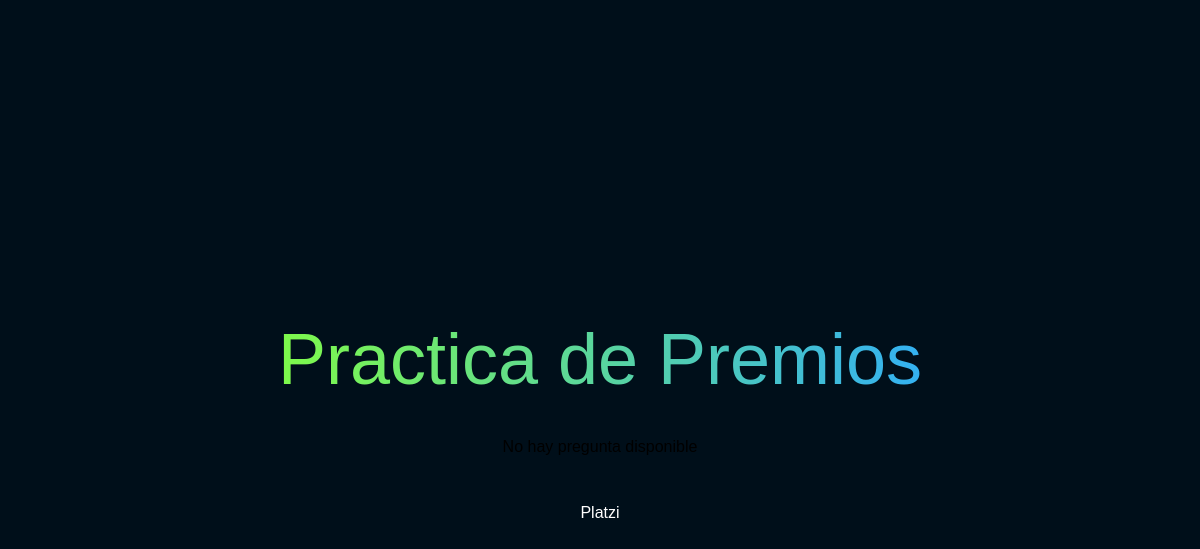
The page /polls/ on the database as committed earlier.
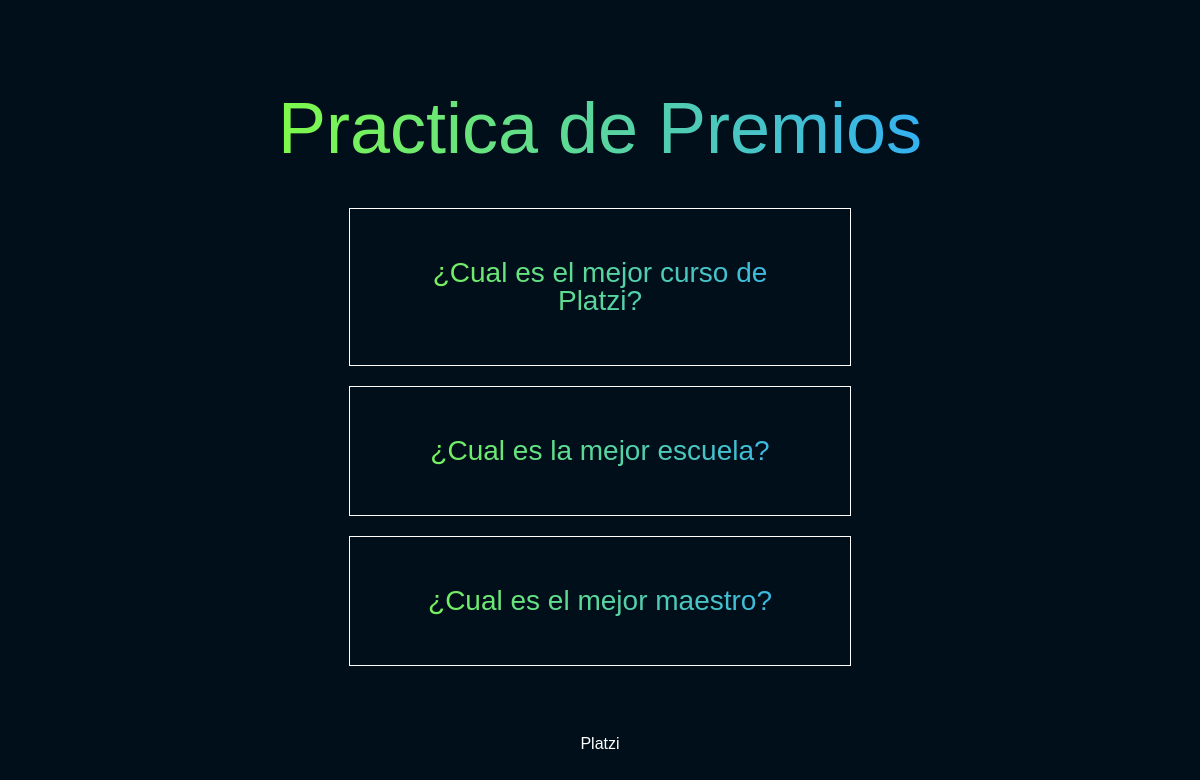
The same page on the database as committed later.
### polls/models.py (models this page shows, shortened)
class Question(models.Model):
    question_text = models.CharField(max_length=200)
    pub_date = models.DateTimeField(auto_now_add=True)

### polls/views.py (the view)
# urls.py: path('',views.index, name="index"),
def index (request):
    lastest_question_list = Question.objects.all()
    return render(request, "polls/index.html", {"lastest_question_list":lastest_question_list})

### polls/templates/polls/index.html (shortened to what this page needs)
{% load static %}
<!DOCTYPE html>
<html lang="en">
  <head>
    <link rel="stylesheet" href=" {% static 'polls/reset.css' %}">
    <link rel="stylesheet" href=" {% static 'polls/style.css' %}">
  </head>
  <body>
        <header>
            <h1>Practica de Premios</h1>
        </header>
        <main>
                        {% if lastest_question_list %}
                        <ul>
                            {% for question in lastest_question_list %}
                            <li>
                            <a href=" {% url 'polls:detail' question.id %}"
                                >{{ question.question_text }}
                            </a>
                            </li>
                            {% endfor %}
                        </ul>
                        {% else %}
                        <p>No hay pregunta disponible</p>
                        {% endif %}
        </main>
        <footer>
            <a href="https://platzi.com">Platzi</a>
        </footer>
  </body>
</html>

### polls/static/polls/style.css (style rules this page uses)
body { display: flex; align-items: center; justify-content: center; flex-direction: column; height: 100vh; background: hsl(204 100% 5%); font-family: Arial, Helvetica, sans-serif; }
header { display: flex; align-items: center; justify-content: center; padding: 50px; padding-top: 100px; height: 60px; font-size: 72px; color: #71632b; }
ul { display: flex; align-items: center; justify-content: center; flex-direction: column; }
header, ul { background: linear-gradient( to right, hsl(98 100% 62%), hsl(204 100% 59%) ); -webkit-background-clip: text; -webkit-text-fill-color: transparent; text-align: center; }
li { display: flex; align-items: center; justify-content: center; width: 400px; border: 1px solid white; padding: 50px; margin-bottom: 20px; font-size: 28px; }
a { color: white; text-decoration: none; }
footer { display: flex; align-items: center; justify-content: space-evenly; width: 100vw; padding: 50px 0; }

Rows that differ between the two databases and show on the page:
added Question: question_text "¿Cual es el mejor curso de Platzi?"
added Question: question_text "¿Cual es la mejor escuela?"
added Question: question_text "¿Cual es el mejor maestro?"
